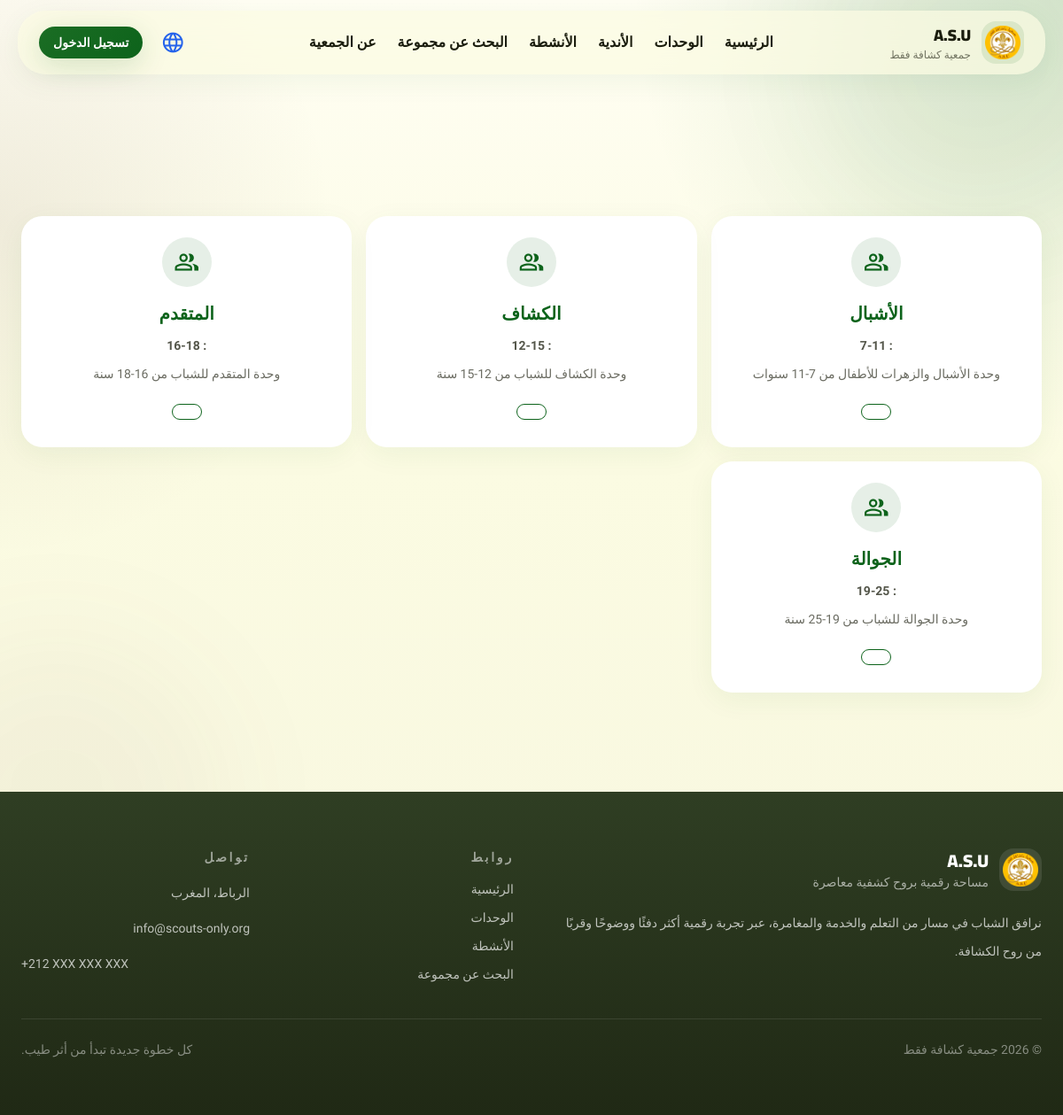
/units, run on the app's committed database.
### models.py (models this page shows, shortened)
class Unit(db.Model):
    __tablename__ = 'units'
    id = db.Column(db.String(36), primary_key=True, default=lambda: str(uuid.uuid4()))
    name_ar = db.Column(db.String(120), nullable=False)
    name_en = db.Column(db.String(120), nullable=False)
    name_fr = db.Column(db.String(120), nullable=False)
    name_es = db.Column(db.String(120), nullable=False)
    description_ar = db.Column(db.Text, nullable=False)
    description_en = db.Column(db.Text, nullable=False)
    description_fr = db.Column(db.Text, nullable=False)
    description_es = db.Column(db.Text, nullable=False)
    age_range = db.Column(db.String(50), nullable=False)  # e.g., "7-10"
    icon = db.Column(db.String(50), default='scout')
    image_url = db.Column(db.String(255))
    order = db.Column(db.Integer, default=0)
    created_at = db.Column(db.DateTime, default=datetime.utcnow)
    updated_at = db.Column(db.DateTime, default=datetime.utcnow, onupdate=datetime.utcnow)

### app.py (the view)
@app.route('/units')
def units():
    units = Unit.query.order_by(Unit.order).all()
    return render_template('units.html', units=units)

### app.py (called while the page is built)
def get_locale():
    supported = app.config['BABEL_SUPPORTED_LOCALES']
    lang = request.args.get('lang')
    if lang in supported:
        return lang
    lang = session.get('lang')
    if lang in supported:
        return lang
    return request.accept_languages.best_match(supported) or app.config['BABEL_DEFAULT_LOCALE']

@app.before_request
def persist_requested_locale():
    lang = request.args.get('lang')
    if lang in app.config['BABEL_SUPPORTED_LOCALES']:
        session['lang'] = lang

def get_translated_field(obj, field_name, lang=None):
    selected_lang = lang or get_locale()
    fallback_langs = ['ar', 'en', 'fr', 'es']
    candidates = [selected_lang] + [code for code in fallback_langs if code != selected_lang]
    for code in candidates:
        value = getattr(obj, f'{field_name}_{code}', None)
        if value:
            return value
    return ''

@app.context_processor
def inject_locale():
    return {
        'get_locale': get_locale,
        'translate_field': get_translated_field,
        'current_lang': get_locale(),
        'supported_langs': app.config['BABEL_SUPPORTED_LOCALES']
    }

### templates/units.html (shortened to what this page needs)
{% extends "base.html" %}
{% set ui = {
'ar': {
'title': 'الوحدات الكشفية - جمعية كشافة فقط',
'page_title': 'الوحدات الكشفية',
'age': 'العمر',
'details': 'تفاصيل'
},
'en': {
'title': 'Scout Units - A.S.U',
'page_title': 'Scout Units',
'age': 'Age',
'details': 'Details'
},
'fr': {
'title': 'Unités scoutes - A.S.U',
'page_title': 'Unités scoutes',
'age': "Âge",
'details': 'Détails'
},
'es': {
'title': 'Unidades scout - A.S.U',
'page_title': 'Unidades scout',
'age': 'Edad',
'details': 'Detalles'
}
} %}
{% set text = ui.get(current_lang, ui['ar']) %}
{% block content %}
<section class="py-10 sm:py-12">
    <div class="mx-auto max-w-7xl px-4 sm:px-6">
        <div class="grid grid-cols-1 gap-4 sm:grid-cols-2 lg:grid-cols-3 xl:grid-cols-4">
            {% for unit in units %}
            <div class="rounded-3xl bg-white p-6 shadow-ambient">
                <div class="mb-4 flex justify-center">
                    <div class="flex h-14 w-14 items-center justify-center rounded-full bg-primary/10 text-primary">
                        <span class="material-symbols-outlined text-[30px]">{{ unit.icon or 'group' }}</span>
                    </div>
                </div>
                <div class="text-center">
                    <h5 class="mb-3 text-xl font-black text-primary">{{ translate_field(unit, 'name') }}</h5>
                    <p class="mb-2 text-sm font-bold text-on-surface/75">
                        {{ text.age }}: {{ unit.age_range }}
                    </p>
                    <p class="mb-5 text-sm leading-7 text-on-surface/65">
                        {{ translate_field(unit, 'description') }}
                    </p>
                    <a href="{{ url_for('unit_detail', unit_id=unit.id) }}"
                        class="inline-flex items-center justify-center rounded-full border border-primary px-4 py-2 text-sm font-bold text-primary transition hover:bg-primary hover:text-white">
                    </a>
                </div>
            </div>
            {% endfor %}
        </div>
    </div>
</section>
{% endblock %}

### static/css/styles.css (style rules this page uses)
body { font-family: 'Cairo', sans-serif; }

### templates/base.html (style rules this page uses)
:root { --primary: #0d631b; --primary-container: #2e7d32; --secondary: #77574d; --surface: #fbfbe2; --surface-low: #f5f5dc; --surface-high: #f0efd3; --surface-highest: #fffef3; --on-surface: #1b1d0e; --ghost-border: rgba(191, 202, 186, 0.15); --glass: rgba(251, 251, 226, 0.72); --shadow-soft: 0 8px 32px rgba(13, 99, 27, 0.06); }
* { font-family: 'Almarai', 'Cairo', sans-serif; }
html { scroll-behavior: smooth; }
body { background: radial-gradient(circle at top right, rgba(46, 125, 50, 0.16), transparent 28%), radial-gradient(circle at left 20%, rgba(119, 87, 77, 0.10), transparent 24%), linear-gradient(180deg, #fffef3 0%, var(--surface) 42%, #f7f6df 100%); color: var(--on-surface); }
.material-symbols-outlined { font-variation-settings: 'FILL' 0, 'wght' 350, 'GRAD' 0, 'opsz' 24; }

### data on the page
Unit: age_range "7-11"
Unit: age_range "12-15"
Unit: age_range "16-18"
Unit: age_range "19-25"

### other printed values
{{ text.brand_name }} "جمعية كشافة فقط"
{{ text.nav_home }} "الرئيسية"
{{ text.nav_units }} "الوحدات"
{{ text.nav_clubs }} "الأندية"
{{ text.nav_activities }} "الأنشطة"
{{ text.nav_find_group }} "البحث عن مجموعة"
{{ text.nav_about }} "عن الجمعية"
{{ text.login }} "تسجيل الدخول"
{{ text.footer_tagline }} "مساحة رقمية بروح كشفية معاصرة"
{{ text.footer_copy }} "نرافق الشباب في مسار من التعلم والخدمة والمغامرة، عبر تجربة رقمية أكثر دفئًا ووضوحًا وقربًا من روح الكشافة."
{{ text.links }} "روابط"
{{ text.contact }} "تواصل"
{{ text.location }} "الرباط، المغرب"
{{ text.copyright }} "جمعية كشافة فقط"
{{ text.footer_note }} "كل خطوة جديدة تبدأ من أثر طيب."
